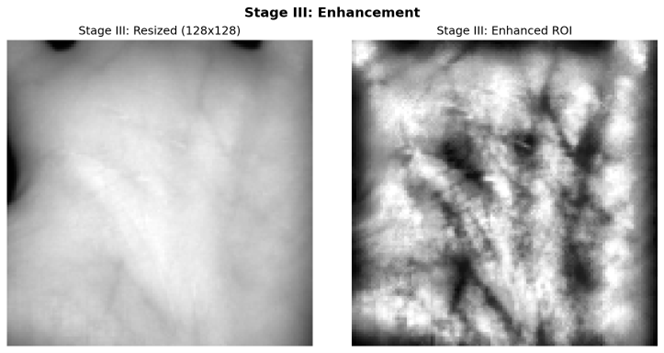
#> input picture paper/fig_clahe.png, 664 x 353 px
$ python -i palm_vein_processing.py   (imports and definitions only)
#> lines starting #> are read from the running program, lines starting #| are printed output that depends on the picture; after the words box and inside, x2 and y2 are one past the last pixel; in counts of white or black regions, pixels touching at a corner belong together
#> in process_palm_vein_image, img is the input picture: shape (353, 664, 3); min 0, max 255, mean 183.5
### preprocessing/palm_vein_preprocessing.py
"""
palm_vein_preprocessing.py

Pipeline xử lý ảnh tĩnh mạch lòng bàn tay (Palm Vein Preprocessing):
PHẦN 1: CÁC BƯỚC 1-7 (Preprocessing đến Resize)

PIPELINE (BƯỚC 1-7):
1. Segmentation (GrabCut algorithm) → Binary mask
2. Orientation normalization (Optional) → Xoay về hướng chuẩn
3. Xác định Palm Center (Distance Transform)
4. Tính Reference Length L = max(distance_transform)
5. Scale normalization: ROI size = k × L
6. Padding & boundary handling
7. Resize về 128×128 (duy nhất 1 lần)

Output: 128×128 ROI ready for enhancement (bước 8-9)
"""

import numpy as np
import cv2
from typing import Tuple, List


# ===================================================================
# 1. CÁC HÀM XỬ LÝ HƯỚNG BÀN TAY (Hand Orientation)
# ===================================================================

# [114 lines left out: functions detect_hand_orientation, rotate_image_and_mask, normalize_hand_orientation, not called in this run]


# ===================================================================
# 2. CÁC HÀM TIỀN XỬ LÝ VÀ PHÂN ĐOẠN (Preprocessing & Segmentation)
# ===================================================================

def preprocess_image(img: np.ndarray) -> np.ndarray:
    """
    Tiền xử lý ảnh cơ bản

    Args:
        img: Ảnh đầu vào

    Returns:
        gray: Ảnh grayscale đã normalize
    """
    if img is None:
        raise ValueError("Input image is None")

    # Chuyển sang grayscale nếu cần
    if len(img.shape) == 3:
        gray = cv2.cvtColor(img, cv2.COLOR_BGR2GRAY)
    else:
        gray = img.copy()

    # Normalize contrast
    gray = cv2.normalize(gray, None, 0, 255, cv2.NORM_MINMAX)

    return gray


def segment_hand(img: np.ndarray, debug: bool = False) -> Tuple[np.ndarray, np.ndarray]:
    """
    Phân đoạn bàn tay khỏi background sử dụng GrabCut algorithm

    Quy trình:
    1. Modified Otsu thresholding (giảm ngưỡng 15% để giữ đầy đủ bàn tay)
    2. GrabCut refinement
    3. Morphological operations để làm sạch

    Args:
        img: Ảnh grayscale
        debug: Có lưu ảnh debug không

    Returns:
        mask: Binary mask của bàn tay
        contour: Contour của bàn tay
    """
#> called with debug = False
    # Bước 1: Modified Otsu - giảm threshold 15% để giữ đầy đủ bàn tay
    otsu_thresh, _ = cv2.threshold(img, 0, 255, cv2.THRESH_BINARY + cv2.THRESH_OTSU)
#> otsu_thresh = 165
    lower_thresh = otsu_thresh * 0.85
#> lower_thresh = 140.2
    _, binary_init = cv2.threshold(img, lower_thresh, 255, cv2.THRESH_BINARY)
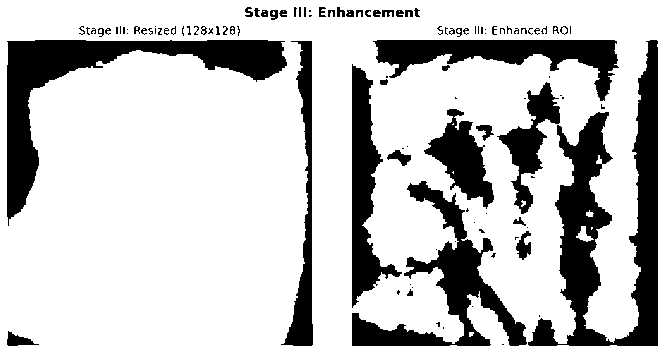
#> binary_init: shape (353, 664); 76.9% white; 112 black regions (58 under 20 px), largest, box (x1, y1, x2, y2) and area: (528, 40, 658, 346) 13914, (7, 40, 287, 226) 10743, (352, 181, 527, 346) 7363

    # Làm sạch binary mask
    kernel = cv2.getStructuringElement(cv2.MORPH_ELLIPSE, (5,5))
    binary_init = cv2.morphologyEx(binary_init, cv2.MORPH_CLOSE, kernel)
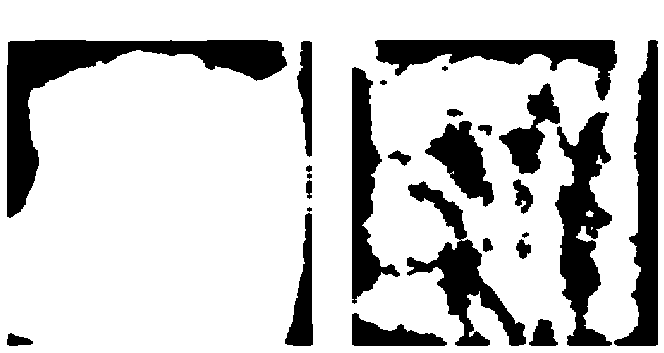
#> binary_init: shape (353, 664); 78.1% white; 26 black regions (1 under 20 px), largest, box (x1, y1, x2, y2) and area: (7, 40, 287, 218) 10668, (555, 112, 612, 346) 6954, (614, 40, 658, 346) 6318

    # Tìm contour để lấy bounding box
    contours_init, _ = cv2.findContours(binary_init, cv2.RETR_EXTERNAL, cv2.CHAIN_APPROX_SIMPLE)
#> contours_init = [[[0, 0], [0, 352], [663, 352], [663, 0]]]
    if not contours_init:
        raise ValueError("No hand contour found")

    # Lấy bounding box với margin
    largest_contour = max(contours_init, key=cv2.contourArea)
#> largest_contour = [[0, 0], [0, 352], [663, 352], [663, 0]]
    x, y, w, h = cv2.boundingRect(largest_contour)
#> x = 0; y = 0; w = 664; h = 353
    margin = 10
    x = max(0, x - margin)
    y = max(0, y - margin)
    w = min(img.shape[1] - x, w + 2*margin)
    h = min(img.shape[0] - y, h + 2*margin)
    rect = (x, y, w, h)
#> rect = (0, 0, 664, 353)

    # Bước 2: GrabCut refinement
    img_3ch = cv2.cvtColor(img, cv2.COLOR_GRAY2BGR) if len(img.shape) == 2 else img
    mask_grabcut = np.zeros(img.shape[:2], np.uint8)
    bgd_model = np.zeros((1, 65), np.float64)
    fgd_model = np.zeros((1, 65), np.float64)

    cv2.grabCut(img_3ch, mask_grabcut, rect, bgd_model, fgd_model,
                iterCount=5, mode=cv2.GC_INIT_WITH_RECT)

    # Chuyển GrabCut mask thành binary (lấy cả FG và Probably FG)
    binary = np.where((mask_grabcut == 2) | (mask_grabcut == 0), 0, 1).astype('uint8') * 255

    # Bước 3: Làm sạch mask cuối cùng
    binary = cv2.morphologyEx(binary, cv2.MORPH_CLOSE, kernel)
    binary = cv2.morphologyEx(binary, cv2.MORPH_OPEN, kernel)

    # Tìm contour cuối cùng
    contours, _ = cv2.findContours(binary, cv2.RETR_EXTERNAL, cv2.CHAIN_APPROX_SIMPLE)
    if not contours:
        raise ValueError("No hand contour found after GrabCut")

    hand_contour = max(contours, key=cv2.contourArea)

    # Tạo mask sạch từ contour
    mask = np.zeros_like(binary)
    cv2.drawContours(mask, [hand_contour], -1, 255, -1)

    return mask, hand_contour


# ===================================================================
# 3. CÁC HÀM TRÍCH XUẤT ĐẶC TRƯNG - SCALE NORMALIZATION (BƯỚC 3-7)
# ===================================================================

# [217 lines left out: functions compute_palm_center_and_reference_length, extract_roi_scale_normalized, preprocess_palm_vein, not called in this run]

### preprocessing/palm_vein_processing.py
"""
palm_vein_processing.py

Pipeline xử lý ảnh tĩnh mạch lòng bàn tay (Palm Vein Processing):
THEO CHUẨN SCALE NORMALIZATION VỚI REFERENCE LENGTH

KIẾN TRÚC MỚI (MODULAR):
- palm_vein_preprocessing.py: Bước 1-7 (Segmentation → Resize)
- palm_vein_enhancement.py: Bước 8-9 (CLAHE → Output)
- palm_vein_processing.py: Main script + Dataset processing

PIPELINE (9 BƯỚC):
1. Segmentation (GrabCut algorithm) → Binary mask
2. Orientation normalization (Optional) → Xoay về hướng chuẩn
3. Xác định Palm Center (Distance Transform)
4. Tính Reference Length L = max(distance_transform)
5. Scale normalization: ROI size = k × L
6. Padding & boundary handling
7. Resize về 128×128 (duy nhất 1 lần)
8. Illumination enhancement (CLAHE)
9. Output cho model: 128×128 scale-normalized ROI

Chạy mặc định: python -u palm_vein_processing.py
  → Input: dataset_palm_vein/
  → Output: dataset_palm_roi/ (128×128 PNG files)
"""

import numpy as np
import cv2
import sys
import glob
import os
import time
from datetime import datetime
from typing import Tuple, List

# Import modules mới (Bước 1-7 và Bước 8-9)
from palm_vein_preprocessing import (
    preprocess_image, segment_hand, normalize_hand_orientation,
    compute_palm_center_and_reference_length, extract_roi_scale_normalized,
    preprocess_palm_vein
)
from palm_vein_enhancement import (
    enhance_palm_veins, enhance_and_prepare
)


# ===================================================================
# LEGACY FUNCTIONS (Kept for backward compatibility)
# ===================================================================
# Các hàm cũ được giữ lại để tương thích với code cũ.
# Pipeline HIỆN TẠI sử dụng các hàm từ:
# - palm_vein_preprocessing.py (Bước 1-7)
# - palm_vein_enhancement.py (Bước 8-9)
# ===================================================================

# [117 lines left out: functions detect_reference_points, extract_roi, not called in this run]


# ===================================================================
# HÀM XỬ LÝ ẢNH ĐƠN (Single Image Processing)
# ===================================================================

def process_palm_vein_image(image_path: str, output_dir: str = None,
                            normalize_angle: bool = True, debug: bool = False) -> Tuple[np.ndarray, dict]:
    """
    Xử lý một ảnh đơn lẻ qua pipeline chuẩn

    Args:
        image_path: Đường dẫn ảnh input
        output_dir: Thư mục lưu ảnh debug (nếu debug=True)
        normalize_angle: Có chuẩn hóa góc xoay không
        debug: Có lưu ảnh visualization không

    Returns:
        enhanced_roi: Ảnh kết quả 128x128
        results: Dictionary chứa các bước trung gian
    """
    try:
        # 1. Read Image
        if image_path.lower().endswith('.raw'):
            with open(image_path, 'rb') as f:
                raw_data = f.read()
            pixels = np.frombuffer(raw_data, dtype=np.uint8)
            expected_size = 320 * 960
            if pixels.size < expected_size:
                raise ValueError(f"Raw image size {pixels.size} is smaller than expected {expected_size}")

            # Update to match C# logic (480x640 by default for 307200 bytes)
            # Old logic (320x960) seems to be for a specific split-sensor mode not currently used by C#
            try:
                # Try reshaping as 640x480 (Height x Width) - Portrait mode matching C# Bitmap(480, 640)
                # Note: C# Bitmap(width, height) vs numpy reshape(rows, cols) -> reshape(640, 480)
                img = pixels[:expected_size].reshape(640, 480)
            except:
                # Fallback to old logic if reshape fails (unlikely given size check)
                image = pixels[:expected_size].reshape(320, 960)
                img = cv2.resize(image[:, 0:480], (480, 640), interpolation=cv2.INTER_CUBIC)
        else:
            img = cv2.imread(image_path)
            if img is None:
                raise ValueError(f"Could not read image: {image_path}")
            if len(img.shape) == 3:
                img = cv2.cvtColor(img, cv2.COLOR_BGR2GRAY)

        # 2. Preprocess
        preprocessed = preprocess_image(img)

        # 3. Segment
        mask, contour = segment_hand(preprocessed, debug=debug)

        results = {
            'original': img,
            'preprocessed': preprocessed,
            'mask': mask,
            'contour': contour
        }

        # 4. Normalize Orientation (Optional)
        if normalize_angle:
            preprocessed, mask, angle = normalize_hand_orientation(
                preprocessed, mask, contour, debug=debug
            )
            # Update results
            results['orientation_angle'] = angle
            if debug:
                # Save orientation visualization if needed
                pass

            # Re-compute contour after rotation
            contours_new, _ = cv2.findContours(mask, cv2.RETR_EXTERNAL, cv2.CHAIN_APPROX_SIMPLE)
            if contours_new:
                contour = max(contours_new, key=cv2.contourArea)
            results['rotated_mask'] = mask

        # 5. Palm Center & Ref Length
        palm_center, L = compute_palm_center_and_reference_length(mask, method='percentile')
        results['palm_center'] = palm_center
        results['reference_length'] = L

        # 6. Extract ROI
        roi, roi_vis = extract_roi_scale_normalized(
            preprocessed, mask, palm_center, L,
            k=2.4, target_size=(128, 128), debug=debug
        )
        results['roi'] = roi
        results['roi_vis'] = roi_vis

        # 7. Enhance
        enhanced_roi = enhance_palm_veins(roi)
        results['enhanced_roi'] = enhanced_roi

        # Save debug images if requested
        if debug and output_dir:
            os.makedirs(output_dir, exist_ok=True)
            base_name = os.path.splitext(os.path.basename(image_path))[0]

            try:
                cv2.imwrite(os.path.join(output_dir, f"{base_name}_1_preprocess.png"), preprocessed)
                cv2.imwrite(os.path.join(output_dir, f"{base_name}_2_mask.png"), mask)
                if roi_vis is not None:
                    cv2.imwrite(os.path.join(output_dir, f"{base_name}_3_roi_vis.png"), roi_vis)
                cv2.imwrite(os.path.join(output_dir, f"{base_name}_4_enhanced.png"), enhanced_roi)
            except Exception as e:
                print(f"Warning: Failed to save debug images: {e}")

        return enhanced_roi, results

    except Exception as e:
        print(f"Error processing image {image_path}: {e}")
        import traceback
        traceback.print_exc()
        return None, None


# ===================================================================
# 5. HÀM XỬ LÝ DATASET (Main Processing Function)
# ===================================================================

def get_timestamp() -> str:
    """Lấy timestamp hiện tại dạng [HH:MM:SS]"""
    return datetime.now().strftime("[%H:%M:%S]")


# [189 lines left out: functions process_dataset, _cli_main, not called in this run]


# [2 lines not run here, left out]

>>> result = process_palm_vein_image('../paper/fig_clahe.png')
